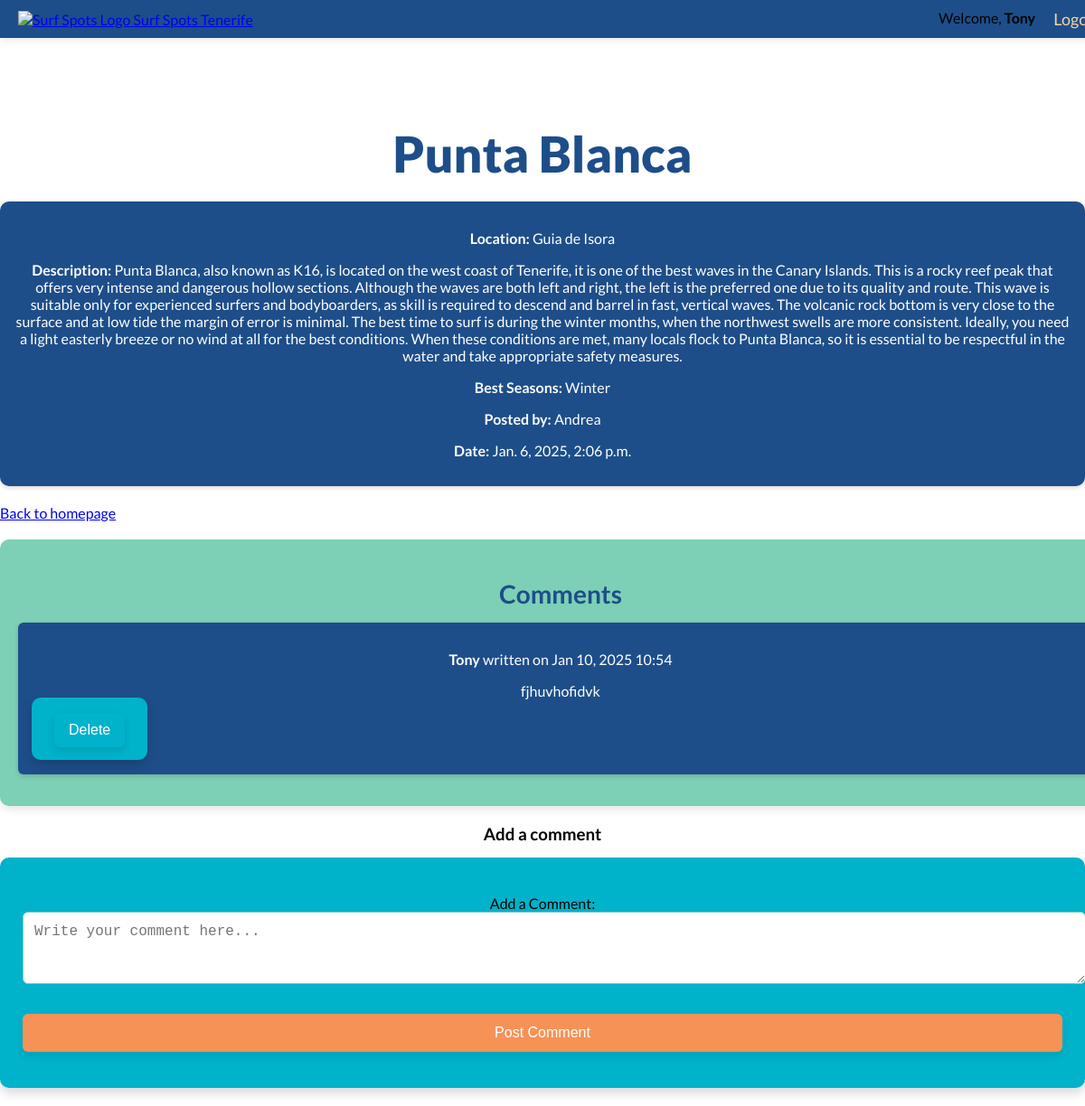
Screenshot of /surf_spots/detail/11/ (signed in) with the database file from the repository.
### users_account/models.py (models this page shows, shortened)
class NovaUser(AbstractUser):
    pass

class SurfSpot(models.Model):
    CATEGORY_CHOICES = [
        ("Beginner", "Beginner"),
        ("Advanced", "Advanced"),
        ("For Everyone", "For Everyone"),
    ]
    title = models.CharField(max_length=50)
    location = models.CharField(max_length=50)
    description = models.TextField()
    best_seasons = models.CharField(max_length=300, blank=True, null=True)
    category = models.CharField(max_length=20, choices=CATEGORY_CHOICES, default="For Everyone") # New category field
    user = models.ForeignKey(settings.AUTH_USER_MODEL, on_delete=models.CASCADE)
    created_at = models.DateTimeField(auto_now_add=True)

class Comment(models.Model):
    surf_spot = models.ForeignKey(SurfSpot, on_delete=models.CASCADE, related_name="comments")#a foreign key to the Surf Spot linking to each comment.
    user = models.ForeignKey(settings.AUTH_USER_MODEL, on_delete=models.CASCADE)
    content = models.TextField() #content of the comment
    created_at = models.DateTimeField(auto_now_add=True) # timestamp when was the comment created

### users_account/views.py (the view)
# urls.py: path('surf_spots/detail/<int:spot_id>/', views.surf_spot_detail, name='surf_spot_detail'),
@login_required # Without this not-logged in users can VIEW the posts and comments. Other changes can be made in the future.
def surf_spot_detail(request, spot_id):
    form = CommentForm()
    surf_spot = get_object_or_404(SurfSpot, id=spot_id)
    return render(request, 'users_account/surf_spot_detail.html', {'surf_spot': surf_spot, 'comment_form': form})

### users_account/forms.py
class CommentForm (forms.ModelForm):
    class Meta:
        model = Comment
        fields = ['content'] # Only include the content field for user input
        widgets = {
            'content': forms.Textarea(attrs={
                'class': 'form-control',
                'placeholder': 'Write your comment here...',
                'rows': 3,
            })
        }
        labels = {
            'content': 'Add a Comment',
        }

### users_account/templates/users_account/surf_spot_detail.html (shortened to what this page needs)
<!DOCTYPE html>
<html lang="en">
<head>
    {% load static %}
    <link rel="stylesheet" href="{% static 'css/styles.css' %}">
</head>
<body>
    <nav class="navbar">
        <div class="nav-container">
            <a href="{% url 'home' %}" class="logo">
                <img src="{% static 'images/logo.webp' %}" alt="Surf Spots Logo" class="logo-img">
                Surf Spots Tenerife
                </a>
                <ul class="nav-links">
                {% if request.user.is_authenticated %}
                <li>Welcome, <strong>{{ request.user.username }}</strong></li>
                <li><a href="{% url 'logout' %}" class="nav-link">Logout</a></li>
                {% else %}
                <li><a href="{% url 'login' %}" class="nav-link">Login</a></li>
                {% endif %}
            </ul>
        </div>
    </nav>
    <div class="detail-container main-content">
        <h1 class="main-title">{{ surf_spot.title }}</h1>
        <div class="surf-spot">
        <p><strong>Location:</strong> {{ surf_spot.location }}</p>
        <p><strong>Description:</strong> {{ surf_spot.description }}</p>
        <p><strong>Best Seasons:</strong> {{ surf_spot.best_seasons }}</p>
        <p><strong>Posted by:</strong> {{ surf_spot.user.username }}</p>
        <p><strong>Date:</strong> {{ surf_spot.created_at }}</p>
    </div>
        <a href="{% url 'home' %}" class="link">Back to homepage</a>
        <div class="comments-section">
            <h2>Comments</h2>
            {% if surf_spot.comments.exists %}
            {% for comment in surf_spot.comments.all %}
            <div class="comment">
                <p><strong>{{ comment.user.username }}</strong> written on {{ comment.created_at|date:"M d, Y H:i" }}
                </p>
                <p>{{ comment.content }}</p>
                {% if request.user.is_superuser or comment.user == request.user %}
                <form method="POST" action="{% url 'delete_comment' comment.id %}" style="display:inline;">
                    <button type="submit" class="delete-btn">Delete</button>
                </form>
                {% endif %}
            </div>
            {% endfor %}
            {% else %}
            <p>No comments yet.</p>
            {% endif %}
        </div>
        {% if request.user.is_authenticated %}
        <div class="comment-form">
            <h3>Add a comment</h3>
            <form method="POST" action="{% url 'add_comment' surf_spot.id %}">
                {{ comment_form.as_p }}
                <button type="submit" class="btn-primary">Post Comment</button>
            </form>
        </div>
        {% else %}
        <p>You must <a href="{% url 'login' %}">Log in</a> to post a comment.</p>
        {% endif %}
    </div>
</body>
</html>

### static/css/styles.css (style rules this page uses)
:root { --primary-orange: #F79256; --light-peach: #FBD1A2; --mint-green: #7DCFB6; --blue: #00B2CA; --deep-blue: #1D4E89; }
body, html { margin: 0; padding: 0; box-sizing: border-box; font-family: 'Lato', sans-serif; overflow-x: hidden; scroll-behavior: smooth; }
h1, h2, h3, p { margin-bottom: 15px; text-align: center; }
h1 { font-size: 36px; color: #F79256; }
h2 { font-size: 28px; color: #1D4E89; }
button, input, textarea { padding: 12px; margin-bottom: 15px; border: 1px solid #7DCFB6; border-radius: 6px; font-size: 16px; width: 100%; }
button { background-color: #F79256; color: white; border: none; cursor: pointer; transition: background-color 0.3s, box-shadow 0.2s; box-shadow: 0 4px 8px rgba(0, 0, 0, 0.1); }
.delete-btn { padding: 10px 16px; background-color: #00B2CA; color: white; font-size: 16px; border: none; cursor: pointer; transition: background-color 0.3s; width: auto; }
.navbar { background-color: #1D4E89; padding: 10px 20px; position: fixed; top: 0; left: 0; width: 100%; z-index: 1000; box-shadow: 0 2px 8px rgba(0, 0, 0, 0.1); }
.nav-container { display: flex; justify-content: space-between; align-items: center; max-width: 1200px; margin: 0 auto; }
.nav-links { list-style: none; display: flex; gap: 20px; margin: 0; }
.nav-link { color: #FBD1A2; text-decoration: none; transition: color 0.3s; font-size: 18px; }
.main-title { font-size: 55px; font-weight: 800; text-align: center; color: #1D4E89; margin-bottom: 20px; }
.main-content { padding-top: 100px; }
.surf-spot { background: #1D4E89; padding: 15px; border-radius: 10px; margin-bottom: 20px; box-shadow: 0 2px 5px rgba(0, 0, 0, 0.15); color: white; }
.comments-section { margin-top: 20px; padding: 20px; background-color: #7DCFB6; border-radius: 10px; box-shadow: 0 4px 10px rgb(0, 0, 0, 0.1); width: 100%; max-width: 1200px; margin: 20px auto; }
.comment { padding: 15px; margin-bottom: 15px; background-color: #1D4E89; border-radius: 6px; color: white; box-shadow: 0 2px 5px rgba(0, 0, 0, 0.15); }
form { background: #00B2CA; padding: 25px; border-radius: 10px; box-shadow: 0 6px 12px rgba(0, 0, 0, 0.15); margin-bottom: 20px; }

### rows the page displays
NovaUser: user.username "Tony"
SurfSpot: title "Punta Blanca", location "Guia de Isora", description "Punta Blanca, also known as K16, is located on the west coast of Tenerife, it is one of the best waves in the Canary Islands. This is a rocky reef peak that offers very intense and dangerous hollow sections. Although the waves are both left and right, the left is the preferred one due to its quality and route. This wave is suitable only for experienced surfers and bodyboarders, as skill is required to descend and barrel in fast, vertical waves. The volcanic rock bottom is very close to the surface and at low tide the margin of error is minimal. The best time to surf is during the winter months, when the northwest swells are more consistent. Ideally, you need a light easterly breeze or no…", best_seasons "Winter", user.username "Andrea", created_at "Jan. 6, 2025, 2:06 p.m."
Comment: user.username "Tony", created_at "Jan 10, 2025 10:54", content "fjhuvhofidvk", shows "Delete"
